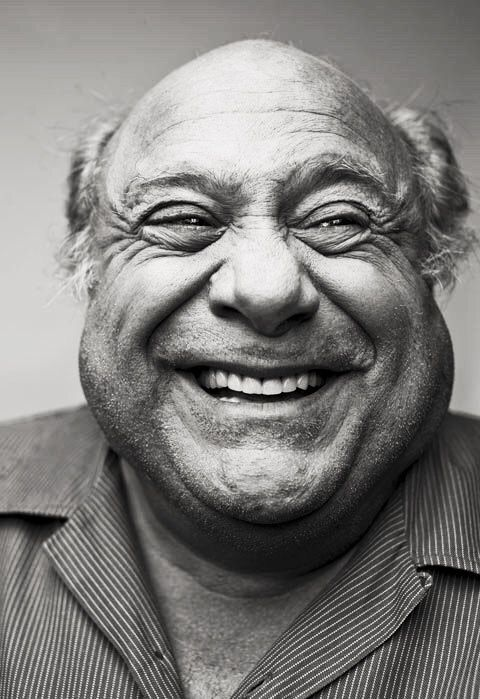
#> input picture Images/d1.jpg, 480 x 699 px
$ python Linethickness_Older.py
#> lines starting #> are read from the running program, lines starting #| are printed output that depends on the picture
### Functions.py
# -*- coding: utf-8 -*-
"""
Created on Mon Feb 28 22:26:07 2022

@author: schmi
"""
import scipy as sc
import voronoi
import matplotlib.tri as trip
import cv2
import numpy as np
import matplotlib.pyplot as plt
import math as m
import scipy.ndimage as nd
# %matplotlib qt5
import matplotlib as mpl
from scipy import interpolate
import os
from IPython import display
from skimage import io
# from sklearn.cluster import KMeans
from scipy.signal import medfilt2d, find_peaks
from skimage import morphology
from scipy.signal import convolve2d

from scipy import interpolate
class data_linewidth_plot():
    # [110 lines left out: functions __init__, _resize, _redraw_later, linewidth_from_data_units, ImageByLineChirp, ImageByLineChirp2, not called in this run]


def imadjust(x,a,b,c,d,gamma=1):
    # Similar to imadjust in MATLAB.
    # Converts an image range from [a,b] to [c,d].
    # The Equation of a line can be used for this transformation:
    #   y=((d-c)/(b-a))*(x-a)+c
    # However, it is better to use a more generalized equation:
    #   y=((x-a)/(b-a))^gamma*(d-c)+c
    # If gamma is equal to 1, then the line equation is used.
    # When gamma is not equal to 1, then the transformation is not linear.

    y = np.abs(((x - a) / (b - a)) )**gamma * (d - c) + c
    y[y<c]=c
    y[y>d]=d

    return y

def readimage(Filename,Contrast=[0, 0],ResizedPX=[512],color='gray'):
#> called with Filename = 'Images/d1.jpg', ResizedPX = 512, color = 'gray'
    Im = cv2.imread(Filename)
#> Im is the input picture: shape (699, 480, 3); mean B, G, R 123.3, 125.4, 126.7
    Im = cv2.cvtColor(Im, cv2.COLOR_BGR2GRAY)
#> Im: shape (699, 480)

    # Im=(Im-np.min(Im))/(np.max(Im)-np.min(Im))*256
    width = int( ResizedPX)
    height = int(Im.shape[0]/Im.shape[1]*ResizedPX)
#> height = 745
    dim = (width, height)
#> dim = (512, 745)
    print('Start Resize')
    Im = cv2.resize(Im,dim , interpolation=cv2.INTER_CUBIC )
#> Im: shape (745, 512)
    Im=Im.astype('float')
    Im=Im[::-1, :]
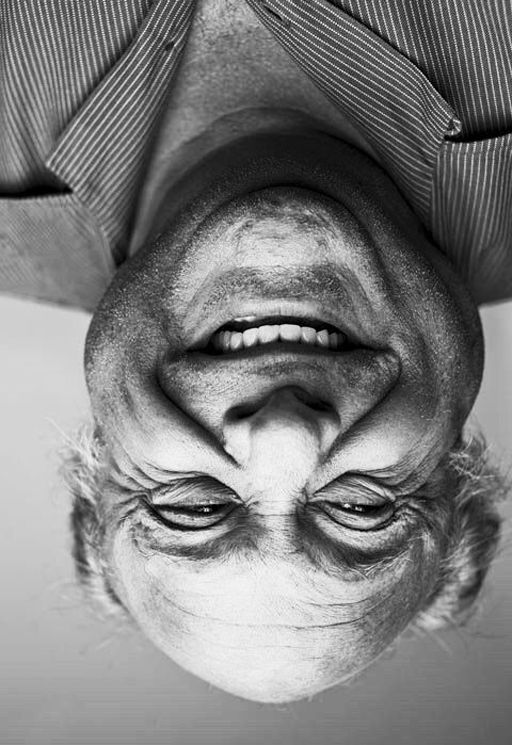
#> Im: shape (745, 512) float64; min 0, max 251, mean 125.6
    Im=Im/256
    Im=1-Im
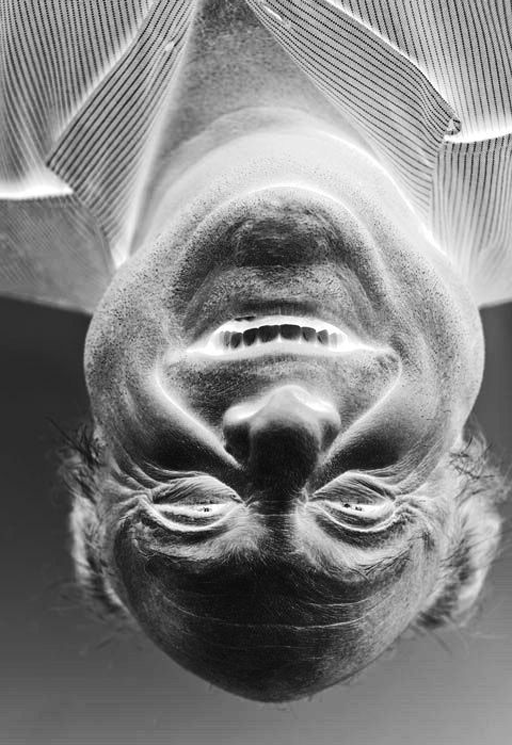
#> Im: shape (745, 512) float64; min 0.0195, max 1, mean 0.509
    Im=imadjust(Im, Contrast[0],Contrast[1],0,1)
    x=-np.linspace(-1,1,Im.shape[0])*np.pi*1
    y=np.linspace(-1*Im.shape[1]/Im.shape[0],1*Im.shape[1]/Im.shape[0],Im.shape[1])*np.pi*1
#> y = 512 values from -2.16 to 2.16
    x=np.linspace(0,Im.shape[0]-1,Im.shape[0])
#> x = 745 values from 0 to 744
    y=np.linspace(0,Im.shape[1]-1,Im.shape[1])
#> y = 512 values from 0 to 511
    X,Y = np.meshgrid(y, x)
    return Im, x,y,X,Y
# [310 lines left out: functions readimage_normalized, readimageRGB, readimageHSV, readimageLAB, readimageCMYK, readimageHSV_Alternative and 6 more, not called in this run]


### Linethickness_Older.py
# -*- coding: utf-8 -*-
"""
Created on Mon Feb 28 23:17:25 2022

@author: schmi
"""

# -*- coding: utf-8 -*-
"""
Created on Sun Jan  9 18:17:50 2022

@author: schmi
"""

# -*- coding: utf-8 -*-
"""
Created on Sun Jan  9 11:58:40 2022

@author: schmi
"""

# -*- coding: utf-8 -*-
"""
Created on Sun Jan  2 13:50:28 2022

@author: schmi
"""
# from DieelectricDia import SaveImage
import os
from matplotlib.collections import LineCollection
from mpl_toolkits import mplot3d
import cv2
import numpy as np
import matplotlib.pyplot as plt
import math as m
import scipy.ndimage as nd
# %matplotlib qt5
import matplotlib as mpl
from scipy import interpolate
mpl.rc("figure", dpi=300)

from Functions import imadjust, readimage,SaveImagec,readimageHSV
mpl.rc("figure", dpi=300)
mpl.rcParams['axes.facecolor']='black'
mpl.rcParams['savefig.facecolor']='black'

Folder='Images/'
Name='d1'
Ending='.jpg'
Filename=Folder+Name+Ending
ResizedPX=2048/4
Contrast=[0, 1]
SaveImage=True
#%%
Im, x,y,X,Y=readimage(Filename,Contrast,ResizedPX)
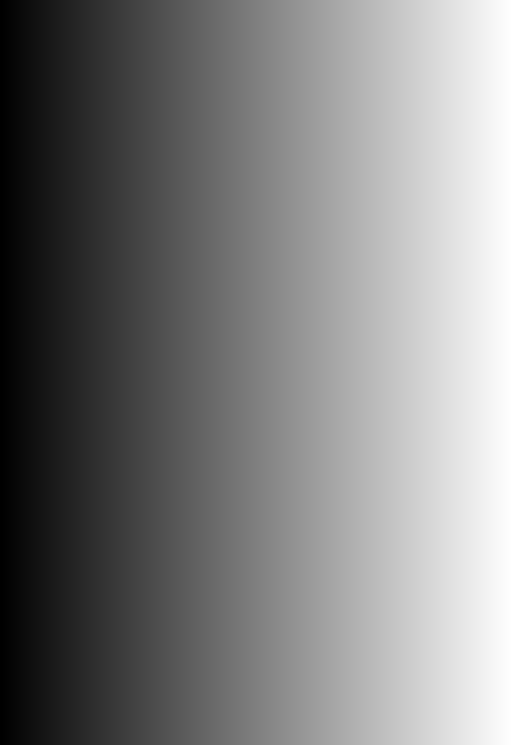
#> X: shape (745, 512) float64; min 0, max 511, mean 255.5; drawn with min black and max white
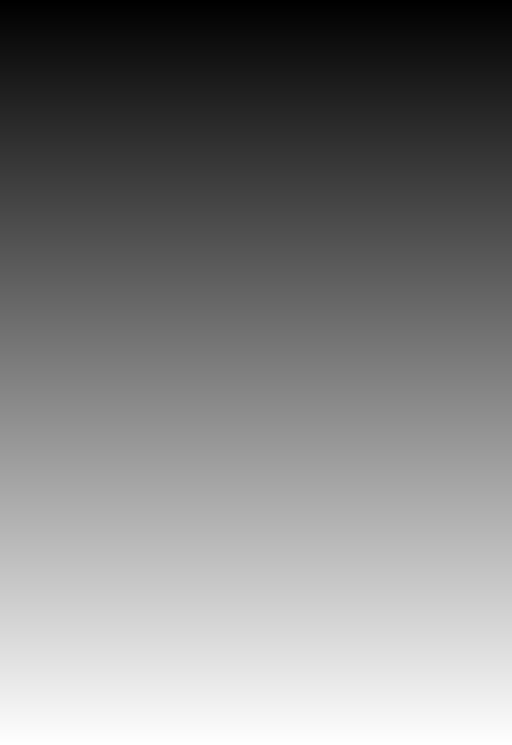
#> Y: shape (745, 512) float64; min 0, max 744, mean 372; drawn with min black and max white
#> x = 745 values from 0 to 744; y = 512 values from 0 to 511
Im=(Im+.1)/1.1
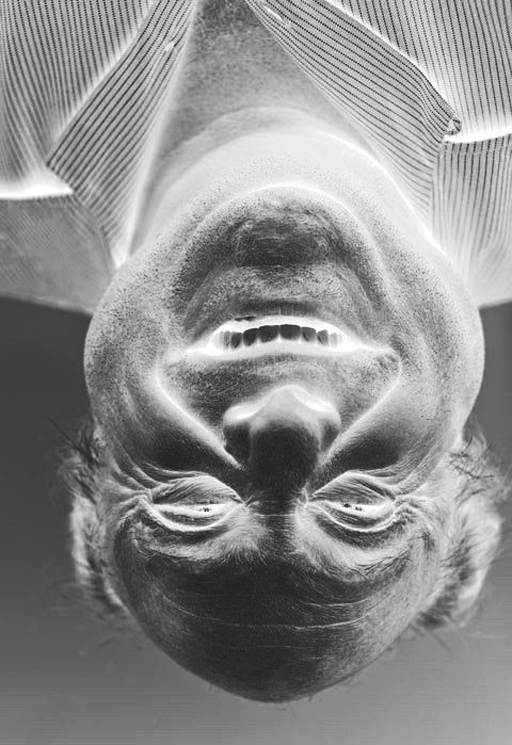
#> Im: shape (745, 512) float64; min 0.109, max 1, mean 0.554
Im=(1-Im)**2/2
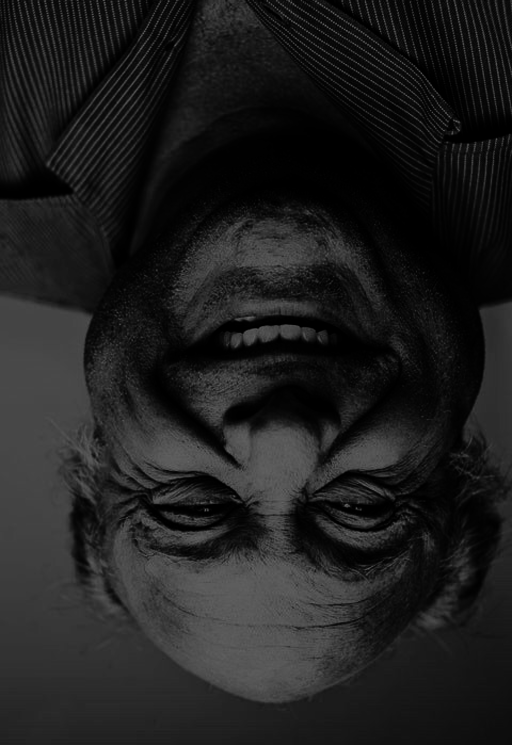
#> Im: shape (745, 512) float64; min 0, max 0.397, mean 0.123

x=x*np.pi
#> x = 745 values from 0 to 2337.3
y=y*np.pi
#> y = 512 values from 0 to 1605.4
X=X*np.pi
Y=Y*np.pi

x0=-0
y0=-0
phi=np.linspace(10,2*1200**2,500000)**.5
rm=np.max(np.sqrt((X+x0)**2+(Y+y0)**2))
#> rm = 2835.5
xline=rm/np.max(phi)*phi*np.cos(phi)+x0
yline=rm/np.max(phi)*phi*np.sin(phi)+y0
drm=rm/np.max(phi)*2*np.pi
#> drm = 10.5

# lwidths=interpolate.griddata((X.flatten(),Y.flatten()), Im.flatten(),(xline,yline),fill_value=-1) #*10*np.sqrt((xline)**2+yline**2)

f = interpolate.RectBivariateSpline(x,y,Im)
lwidths=(f.ev(yline,xline))


xlines=np.array_split(xline, np.ceil(len(phi)/1000000))
#> xlines = 1 item
ylines=np.array_split(yline, np.ceil(len(phi)/1000000))
#> ylines = 1 item

plt.clf()
#> (this line was passed over: IPython is not available in this run)
points = np.array([xline, yline]).T.reshape(-1, 1, 2)
segments = np.concatenate([points[:-1], points[1:]], axis=1)
lc = LineCollection(segments, linewidths=lwidths,color='white')
#> (the run stopped early here; a loop or call above may not have finished)
